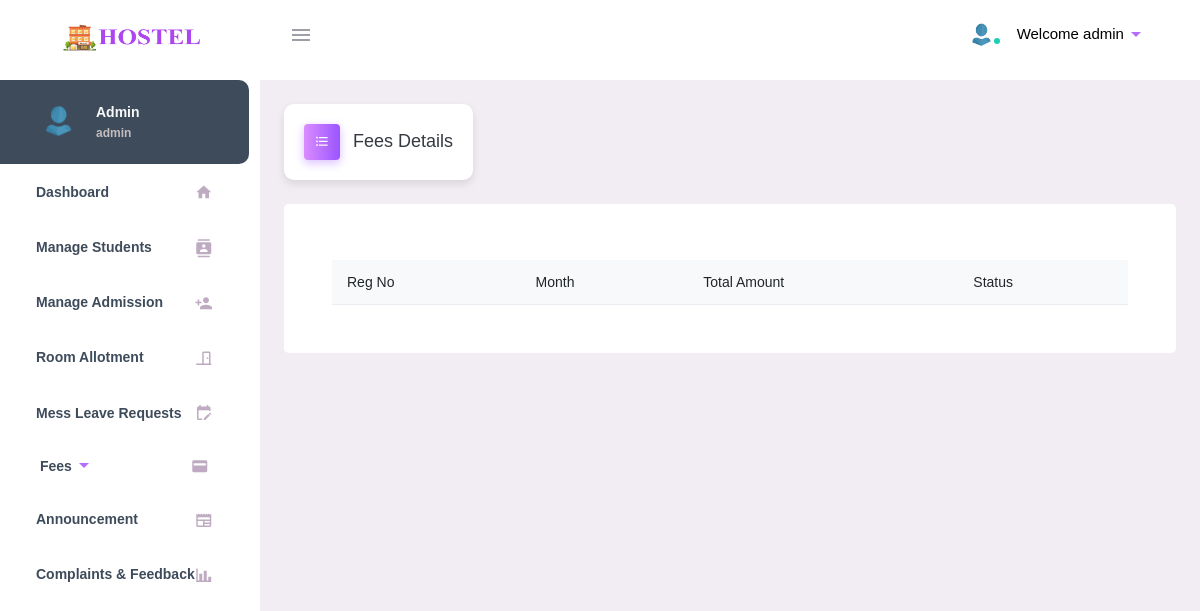
Page /admin/fees_details.php?reg=MSUNIV110 (signed in) on the earlier database version.
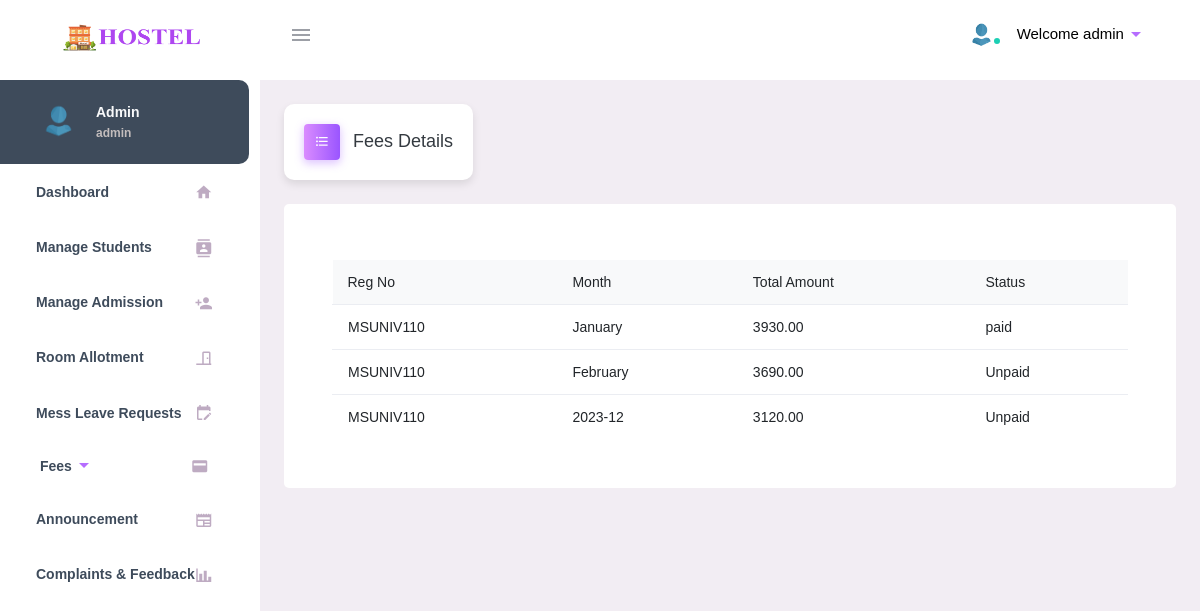
Same page on the later database version.
### tables this page shows
CREATE TABLE `amnt` (
  `id` int(11) NOT NULL,
  `reg` varchar(255) NOT NULL,
  `name` varchar(255) NOT NULL,
  `mess_fees` decimal(10,2) NOT NULL,
  `electricity_charges` decimal(10,2) NOT NULL,
  `total_fees` decimal(10,2) NOT NULL,
  `month` varchar(50) NOT NULL,
  `last_date` date NOT NULL,
  `laction` varchar(20) DEFAULT NULL,
  `year` int(11) DEFAULT NULL
);

### admin/fees_details.php (the view, shortened to what this page needs)
<?php
include('../dbconnect.php');
?>
<!DOCTYPE html>
<html lang="en">
<head>
    <link rel="stylesheet" href="./include/materialdesignicons.min.css">
    <link rel="stylesheet" href="./include/vendor.bundle.base.css">
    <link rel="stylesheet" href="./include/style.css">
    <link rel="stylesheet" href="https://cdn.jsdelivr.net/npm/@mdi/font/css/materialdesignicons.min.css">
    <link rel="stylesheet" href="./include/exstyle.css">
</head>
<body class="">
    <div class="container-scroller">
        <header class="topbar" data-navbarbg="skin6">
            <?php include 'navbar.php' ?>
        </header>
        <div class="container-fluid page-body-wrapper pt-0 proBanner-padding-top">
            <div class="navcantainer d-fixed">
                <?php include 'sidebar.php' ?>
            </div>
            <div class="main-panel">
                <div class="content-wrapper p-4">
                    <div class="page-header">
                        <h3 class="page-title"style="font-family: 'Montserrat Alternates', sans-serif;
">
                            <span class="page-title-icon bg-gradient-primary text-white mr-2">
                                <i class="mdi mdi-format-list-bulleted menu-icon"></i>
                            </span> Fees Details
                        </h3>
                    </div>
                    <div class="grid-margin card p-5 stretch-card">
                        <table class="table table-responsive-xl">
                            <thead class="bg-light"><h1>
                                <tr>
                                    <th>Reg No</th>
                                    <th>Month</th>
                                    <th>Total Amount</th>
                                    <th>Status</th>
                                </tr></h1>
                            </thead>
                            <?php
                            $reg = $_GET['reg'];
                            $qry = mysqli_query($connect, "select * from amnt where reg='$reg'");
                            while ($row = mysqli_fetch_array($qry)) {
                                $reg = $row['reg'];
                            ?>
                                <tr class="alert " role="alert">
                                    <td>
                                        <div><?php echo $reg; ?></div>
                                    </td>
                                    <td>
                                        <div><?php echo $row['month']; ?></div>
                                    </td>
                                    <td>
                                        <div><?php echo $row['total_fees']; ?></div>
                                    </td>
                                    <td>
    <?php
        if ($row['laction'] === null) {
            echo "Unpaid";
        } else {
            echo $row['laction'];
        }
    ?>
</td>
                                </tr>
                            <?php
                            }
                            ?>
                        </table>
                    </div>
                </div>
            </div>
        </div>
    </div>
</body>
</html>

Differences in the rows shown:
now on this page (row edited): amnt: reg "MSUNIV110", month "January", total_fees "3930.00", laction "paid"
now on this page (row edited): amnt: reg "MSUNIV110", month "February", total_fees "3690.00", shows "Unpaid"
added amnt: reg "MSUNIV110", month "2023-12", total_fees "3120.00", shows "Unpaid"
